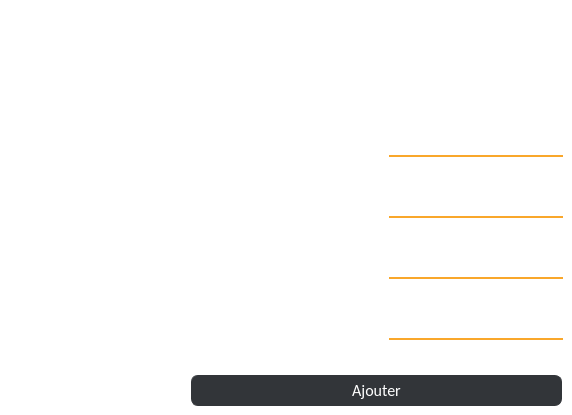
        <widget class="QWidget" name="AddClients">
         <property name="styleSheet">
          <string notr="true">background-color: rgba(255, 255, 255, 0);</string>
         </property>
         <attribute name="title">
          <string>Add</string>
         </attribute>
         <widget class="QLabel" name="ClientEmailLabel">
          <property name="geometry">
           <rect>
            <x>191</x>
            <y>314</y>
            <width>178</width>
            <height>31</height>
           </rect>
          </property>
          <property name="font">
           <font>
            <family>Yu Gothic UI Semilight</family>
            <pointsize>14</pointsize>
           </font>
          </property>
          <property name="styleSheet">
           <string notr="true">color: rgb(255, 255, 255);</string>
          </property>
          <property name="text">
           <string>EMAIL</string>
          </property>
         </widget>
         <widget class="QLineEdit" name="ClientPrenomAdd">
          <property name="geometry">
           <rect>
            <x>389</x>
            <y>192</y>
            <width>174</width>
            <height>26</height>
           </rect>
          </property>
          <property name="font">
           <font>
            <family>Arial Black</family>
            <pointsize>9</pointsize>
            <weight>75</weight>
            <bold>true</bold>
           </font>
          </property>
          <property name="styleSheet">
           <string notr="true">border: 0px solid rgb(249, 167, 43);
border-bottom-width: 2px;
border-radius: px;
background-color: rgba(255, 255, 255, 0);
color: rgb(255, 255, 255);</string>
          </property>
          <property name="inputMask">
           <string/>
          </property>
          <property name="text">
           <string/>
          </property>
          <property name="placeholderText">
           <string/>
          </property>
         </widget>
         <widget class="QLineEdit" name="ClientEmailAdd">
          <property name="geometry">
           <rect>
            <x>389</x>
            <y>314</y>
            <width>174</width>
            <height>26</height>
           </rect>
          </property>
          <property name="font">
           <font>
            <family>Arial Black</family>
            <pointsize>9</pointsize>
            <weight>75</weight>
            <bold>true</bold>
           </font>
          </property>
          <property name="styleSheet">
           <string notr="true">border: 0px solid rgb(249, 167, 43);
border-bottom-width: 2px;
border-radius: px;
background-color: rgba(255, 255, 255, 0);
color: rgb(255, 255, 255);</string>
          </property>
          <property name="inputMask">
           <string/>
          </property>
          <property name="text">
           <string/>
          </property>
          <property name="placeholderText">
           <string>Email@Exemple.com</string>
          </property>
         </widget>
         <widget class="QLabel" name="ClientPrenomLabel">
          <property name="geometry">
           <rect>
            <x>191</x>
            <y>192</y>
            <width>131</width>
            <height>31</height>
           </rect>
          </property>
          <property name="font">
           <font>
            <family>Yu Gothic UI Semilight</family>
            <pointsize>14</pointsize>
           </font>
          </property>
          <property name="styleSheet">
           <string notr="true">color: rgb(255, 255, 255);</string>
          </property>
          <property name="text">
           <string>PRENOM</string>
          </property>
         </widget>
         <widget class="QLineEdit" name="ClientNumeroAdd">
          <property name="geometry">
           <rect>
            <x>389</x>
            <y>253</y>
            <width>174</width>
            <height>26</height>
           </rect>
          </property>
          <property name="font">
           <font>
            <family>Arial Black</family>
            <pointsize>9</pointsize>
            <weight>75</weight>
            <bold>true</bold>
           </font>
          </property>
          <property name="styleSheet">
           <string notr="true">border: 0px solid rgb(249, 167, 43);
border-bottom-width: 2px;
border-radius: px;
background-color: rgba(255, 255, 255, 0);
color: rgb(255, 255, 255);</string>
          </property>
          <property name="inputMask">
           <string/>
          </property>
          <property name="text">
           <string/>
          </property>
          <property name="placeholderText">
           <string/>
          </property>
         </widget>
         <widget class="QPushButton" name="ClientAddButton">
          <property name="geometry">
           <rect>
            <x>191</x>
            <y>375</y>
            <width>371</width>
            <height>31</height>
           </rect>
          </property>
          <property name="styleSheet">
           <string notr="true">QPushButton
{
	background-color:rgb(50, 53, 57);
	border-style:solid;
	border-radius:7px;
	border-width:1px;
border-color: rgb(50, 53, 57);
	color:#ffffff;
	font-size:16px;
font-family:Calibri;
}

QPushButton:hover
{
	background-color: #00000000;
	border-color: rgb(30, 227, 0);
	/*color:rgb(30, 227, 0);*/
}

QPushButton:focus
{
	background-color:  rgb(30, 227, 0);
	border-color: rgba(30, 227, 0,0);
	color:rgb(255, 255, 255);
}
</string>
          </property>
          <property name="text">
           <string>Ajouter</string>
          </property>
         </widget>
         <widget class="QLabel" name="ClientNomLabel">
          <property name="geometry">
           <rect>
            <x>191</x>
            <y>131</y>
            <width>111</width>
            <height>31</height>
           </rect>
          </property>
          <property name="font">
           <font>
            <family>Yu Gothic UI Semilight</family>
            <pointsize>14</pointsize>
           </font>
          </property>
          <property name="styleSheet">
           <string notr="true">color: rgb(255, 255, 255);</string>
          </property>
          <property name="text">
           <string>NOM</string>
          </property>
         </widget>
         <widget class="QLineEdit" name="ClientNomAdd">
          <property name="geometry">
           <rect>
            <x>389</x>
            <y>131</y>
            <width>174</width>
            <height>26</height>
           </rect>
          </property>
          <property name="font">
           <font>
            <family>Arial Black</family>
            <pointsize>9</pointsize>
            <weight>75</weight>
            <bold>true</bold>
           </font>
          </property>
          <property name="styleSheet">
           <string notr="true">border: 0px solid rgb(249, 167, 43);
border-bottom-width: 2px;
border-radius: px;
background-color: rgba(255, 255, 255, 0);
color: rgb(255, 255, 255);</string>
          </property>
          <property name="inputMask">
           <string/>
          </property>
          <property name="text">
           <string/>
          </property>
          <property name="placeholderText">
           <string/>
          </property>
         </widget>
         <widget class="QLabel" name="ClientNumeroLabel">
          <property name="geometry">
           <rect>
            <x>191</x>
            <y>253</y>
            <width>121</width>
            <height>31</height>
           </rect>
          </property>
          <property name="font">
           <font>
            <family>Yu Gothic UI Semilight</family>
            <pointsize>14</pointsize>
           </font>
          </property>
          <property name="styleSheet">
           <string notr="true">color: rgb(255, 255, 255);</string>
          </property>
          <property name="text">
           <string>NUMERO</string>
          </property>
         </widget>
        </widget>
